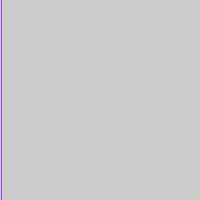
Frame 1 (no input)
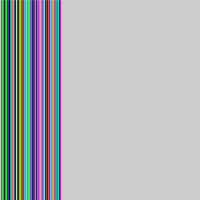
Frame 60 (the mouse pressed at the canvas centre just before this capture)
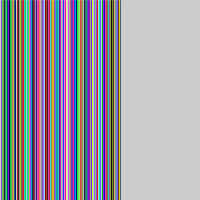
Frame 120 (the mouse held since frame 60 and released just before this capture)

The Processing sketch that drew these frames (run headless with seeded random() and noise(); from frame 60 on, the mouse is pressed at the canvas centre):

// Processing sketch: processing_109618
// ── processing_109618.pde

float xPos = 0.0;

void setup() {  // setup() runs once
  size(200, 200);
  frameRate(30);
}
 
void draw() {  // draw() loops forever, until stopped
  
  xPos++;
  if (xPos == width) {
    xPos = 0;
  }
 stroke(random(255), random(255), random(255));  
  line(xPos, 0, xPos, height);
  
  }
  
